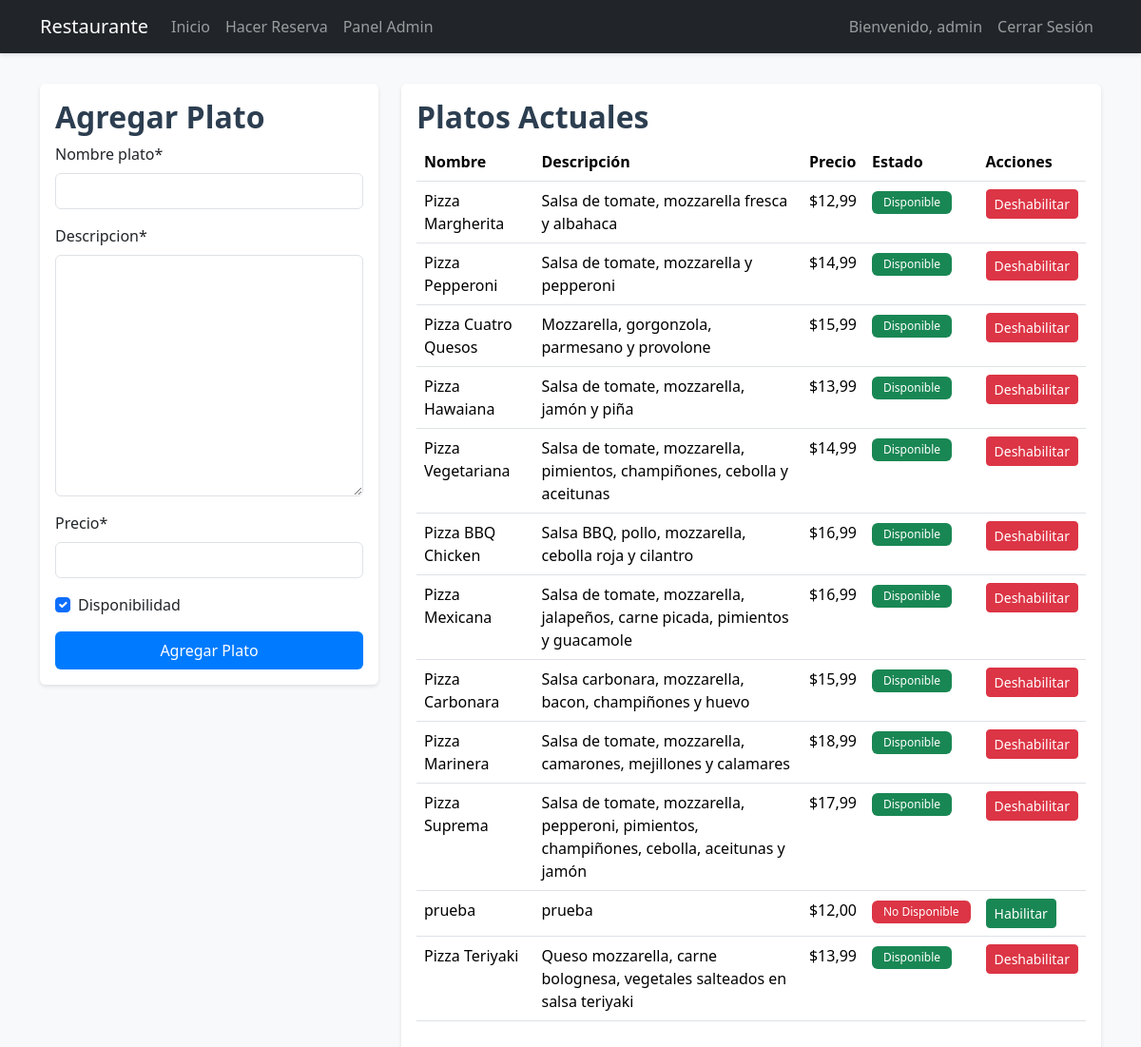
The page /reservations/gestionar-menu/ (signed in) on the database its author committed.
### reservations/models.py (models this page shows, shortened)
class Menu(models.Model):
    id_plato = models.AutoField(primary_key=True)
    nombre_plato = models.CharField(max_length=100)
    descripcion = models.TextField()
    precio = models.DecimalField(max_digits=10, decimal_places=2)
    disponibilidad = models.BooleanField(default=True)

### reservations/views.py (the view)
# urls.py: path('gestionar-menu/', views.gestionar_menu, name='gestionar_menu'),
@login_required
def gestionar_menu(request):
    if not request.user.is_staff:
        messages.error(request, 'Acceso denegado')
        return redirect('home')
    if request.method == 'POST':
        form = MenuForm(request.POST)
        if form.is_valid():
            form.save()
            messages.success(request, 'Plato agregado exitosamente')
            return redirect('gestionar_menu')
    else:
        form = MenuForm()
    platos = Menu.objects.all()
    return render(request, 'reservations/gestionar_menu.html', {
        'form': form,
        'platos': platos
    })

### reservations/forms.py
class MenuForm(forms.ModelForm):
    class Meta:
        model = Menu
        fields = ['nombre_plato', 'descripcion', 'precio', 'disponibilidad']

### templates/reservations/gestionar_menu.html (shortened to what this page needs)
{% extends 'base.html' %}
{% load crispy_forms_tags %}
{% block content %}
<div class="row">
    <div class="col-md-4">
        <div class="card">
            <div class="card-body">
                <h2 class="card-title">Agregar Plato</h2>
                <form method="post">
                    {{ form|crispy }}
                    <button type="submit" class="btn btn-primary w-100">Agregar Plato</button>
                </form>
            </div>
        </div>
    </div>
    <div class="col-md-8">
        <div class="card">
            <div class="card-body">
                <h2 class="card-title">Platos Actuales</h2>
                <div class="table-responsive">
                    <table class="table table-hover">
                        <thead>
                            <tr>
                                <th>Nombre</th>
                                <th>Descripción</th>
                                <th>Precio</th>
                                <th>Estado</th>
                                <th>Acciones</th>
                            </tr>
                        </thead>
                        <tbody>
                            {% for plato in platos %}
                            <tr>
                                <td>{{ plato.nombre_plato }}</td>
                                <td>{{ plato.descripcion }}</td>
                                <td>${{ plato.precio }}</td>
                                <td>
                                    {% if plato.disponibilidad %}
                                    <span class="badge bg-success">Disponible</span>
                                    {% else %}
                                    <span class="badge bg-danger">No Disponible</span>
                                    {% endif %}
                                </td>
                                <td>
                                    <form method="post" action="{% url 'toggle_menu_disponibilidad' plato.id_plato %}"
                                        class="d-inline">
                                        <button type="submit"
                                            class="btn btn-sm {% if plato.disponibilidad %}btn-danger{% else %}btn-success{% endif %}">
                                            {% if plato.disponibilidad %}Deshabilitar{% else %}Habilitar{% endif %}
                                        </button>
                                    </form>
                                </td>
                            </tr>
                            {% endfor %}
                        </tbody>
                    </table>
                </div>
            </div>
        </div>
    </div>
</div>
{% endblock %}

### templates/base.html (shortened to what this page needs)
<!DOCTYPE html>
<html lang="es">
<head>
    <link href="https://cdn.jsdelivr.net/npm/bootstrap@5.3.2/dist/css/bootstrap.min.css" rel="stylesheet">
    <link rel="stylesheet" href="/static/css/style.css">
</head>
<body>
    <nav class="navbar navbar-expand-lg navbar-dark bg-dark">
        <div class="container">
            <a class="navbar-brand" href="{% url 'home' %}">Restaurante</a>
            <div class="collapse navbar-collapse" id="navbarNav">
                <ul class="navbar-nav me-auto">
                    <li class="nav-item">
                        <a class="nav-link" href="{% url 'home' %}">Inicio</a>
                    </li>
                    {% if user.is_authenticated %}
                    <li class="nav-item">
                        <a class="nav-link" href="{% url 'hacer_reserva' %}">Hacer Reserva</a>
                    </li>
                    {% if user.is_staff %}
                    <li class="nav-item">
                        <a class="nav-link" href="{% url 'admin_panel' %}">Panel Admin</a>
                    </li>
                    {% endif %}
                    {% endif %}
                </ul>
                <ul class="navbar-nav">
                    {% if user.is_authenticated %}
                    <li class="nav-item">
                        <span class="nav-link">Bienvenido, {{ user.username }}</span>
                    </li>
                    <li class="nav-item">
                        <a class="nav-link" href="{% url 'logout' %}">Cerrar Sesión</a>
                    </li>
                    {% endif %}
                </ul>
            </div>
        </div>
    </nav>
    <div class="container mt-4">
        {% block content %}
        {% endblock %}
    </div>
</body>
</html>

### static/css/style.css (style rules this page uses)
body { background-color: #f8f9fa; min-height: 100vh; }
.navbar { margin-bottom: 2rem; box-shadow: 0 2px 4px rgba(0, 0, 0, 0.1); }
.card { box-shadow: 0 2px 4px rgba(0, 0, 0, 0.1); border: none; transition: transform 0.2s; margin-bottom: 1.5rem; }
.btn-primary { background-color: #007bff; border: none; padding: 0.5rem 1.5rem; transition: all 0.3s ease; }
.card-title { color: #2c3e50; font-weight: 600; }
.badge { padding: 0.5em 1em; font-weight: 500; }

### rows shown on the page
Menu: nombre_plato "Pizza Margherita", descripcion "Salsa de tomate, mozzarella fresca y albahaca", precio "12,99", disponibilidad "Disponible"
Menu: nombre_plato "Pizza Pepperoni", descripcion "Salsa de tomate, mozzarella y pepperoni", precio "14,99", disponibilidad "Disponible"
Menu: nombre_plato "Pizza Cuatro Quesos", descripcion "Mozzarella, gorgonzola, parmesano y provolone", precio "15,99", disponibilidad "Disponible"
Menu: nombre_plato "Pizza Hawaiana", descripcion "Salsa de tomate, mozzarella, jamón y piña", precio "13,99", disponibilidad "Disponible"
Menu: nombre_plato "Pizza Vegetariana", descripcion "Salsa de tomate, mozzarella, pimientos, champiñones, cebolla y aceitunas", precio "14,99", disponibilidad "Disponible"
Menu: nombre_plato "Pizza BBQ Chicken", descripcion "Salsa BBQ, pollo, mozzarella, cebolla roja y cilantro", precio "16,99", disponibilidad "Disponible"
Menu: nombre_plato "Pizza Mexicana", descripcion "Salsa de tomate, mozzarella, jalapeños, carne picada, pimientos y guacamole", precio "16,99", disponibilidad "Disponible"
Menu: nombre_plato "Pizza Carbonara", descripcion "Salsa carbonara, mozzarella, bacon, champiñones y huevo", precio "15,99", disponibilidad "Disponible"
Menu: nombre_plato "Pizza Marinera", descripcion "Salsa de tomate, mozzarella, camarones, mejillones y calamares", precio "18,99", disponibilidad "Disponible"
Menu: nombre_plato "Pizza Suprema", descripcion "Salsa de tomate, mozzarella, pepperoni, pimientos, champiñones, cebolla, aceitunas y jamón", precio "17,99", disponibilidad "Disponible"
Menu: nombre_plato "prueba", descripcion "prueba", precio "12,00", disponibilidad "No Disponible"
Menu: nombre_plato "Pizza Teriyaki", descripcion "Queso mozzarella, carne bolognesa, vegetales salteados en salsa teriyaki", precio "13,99", disponibilidad "Disponible"

### other values the page prints
{{ user.username }} "admin"
